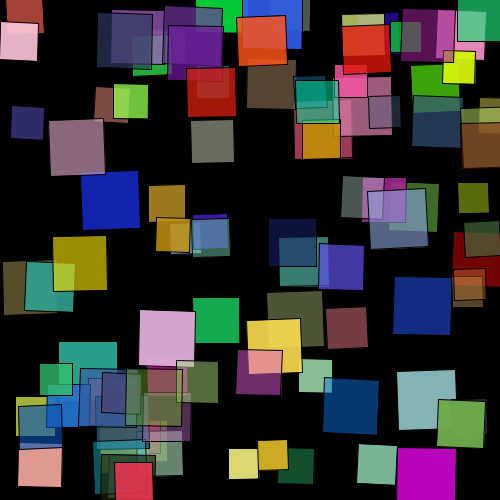
Frame 1 (no input)
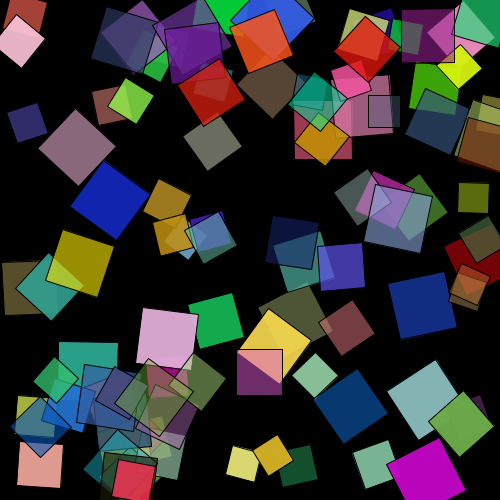
Frame 60 (the mouse pressed at the canvas centre just before this capture)
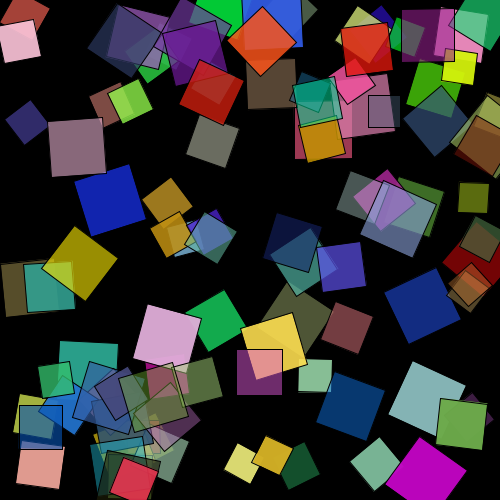
Frame 120 (the mouse held since frame 60 and released just before this capture)

The Processing sketch that drew these frames (run headless with seeded random() and noise(); from frame 60 on, the mouse is pressed at the canvas centre):

// Processing sketch: rectObject
// ── rectObject.pde
ColorBox [] boxes;

void setup(){
  size(500,500);
  smooth();
  
  boxes = new ColorBox[100];
  for(int i = 0; i < boxes.length; i++){
    boxes[i] = new ColorBox();
  }
}


void draw(){
  background(0);
  rectMode(CENTER);
  for(int i = 0; i < boxes.length; i++){
    boxes[i].update();
    boxes[i].render();
  }
  
}

class ColorBox{

  float x;
  float y;
  float size;
  color c;
  float spin;
  float angle;
  
  ColorBox(){
    x = random(width);
    y = random(height);
    size = random(30,60);
    spin = random(-.05,.05);
    c = color(random(255),random(255),random(255),random(100,250));
    angle = 0;
  }
  
  void update(){
    angle += spin;
  }
  
  
  void render(){
    fill(c);
    pushMatrix();
      translate(x,y);
      rotate(angle);
      rect(0,0,size,size);
    popMatrix();
  }
  
}
